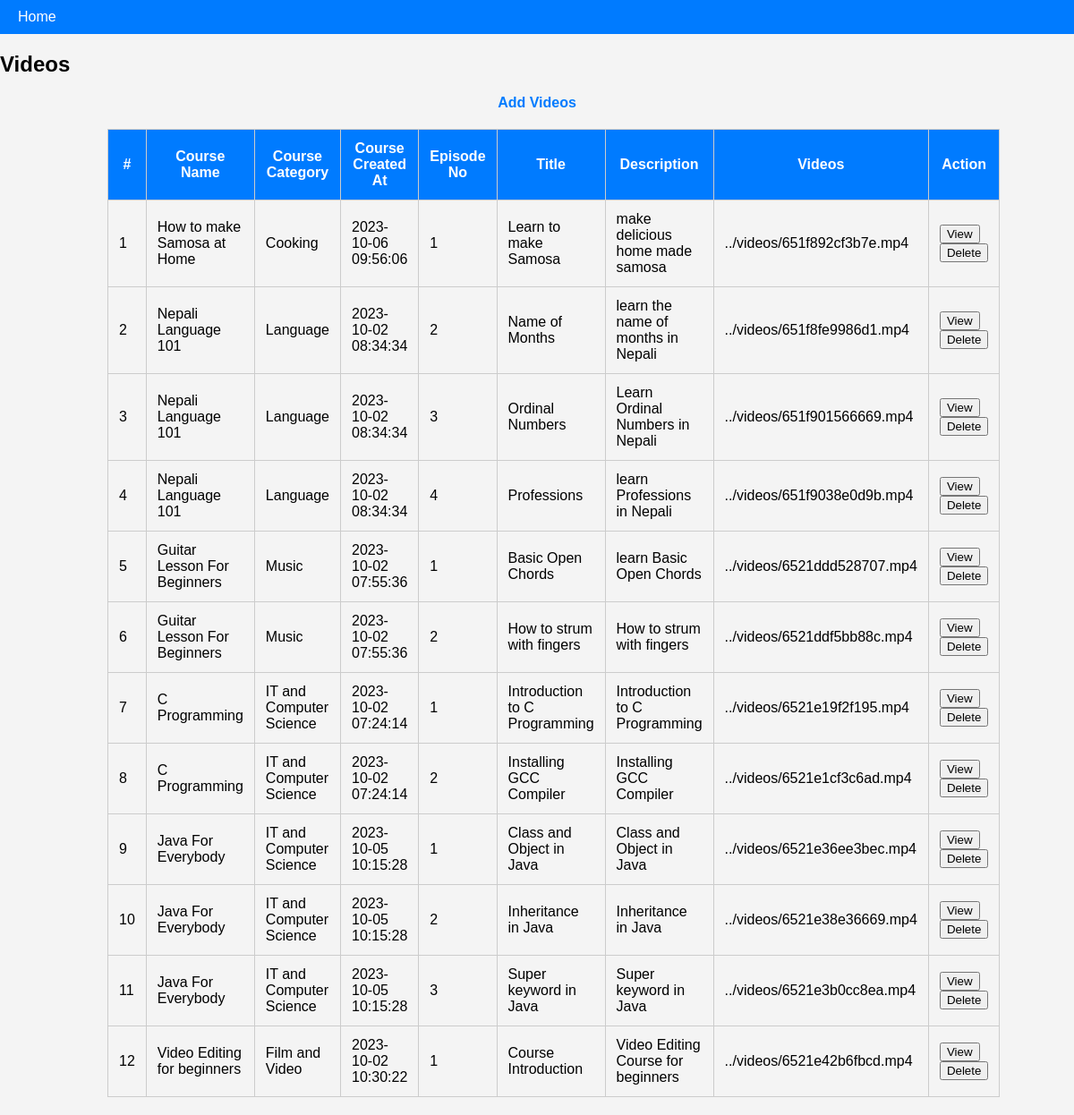
Page /admin/viewvideo.php (signed in) on the committed database.
### tables this page shows
CREATE TABLE `videos` (
  `video_id` int(11) NOT NULL,
  `video_file_path` varchar(255) NOT NULL,
  `created_at` datetime NOT NULL DEFAULT current_timestamp(),
  `course_id` int(11) NOT NULL,
  `title` varchar(255) NOT NULL,
  `description` text NOT NULL,
  `episode_no` int(11) NOT NULL
);

CREATE TABLE `courses` (
  `course_id` int(11) NOT NULL,
  `course_name` varchar(255) NOT NULL,
  `course_category` varchar(255) NOT NULL,
  `course_created` datetime NOT NULL DEFAULT current_timestamp(),
  `course_description` text NOT NULL,
  `no_of _videos` int(11) NOT NULL DEFAULT 1,
  `thumbnail` text NOT NULL
);

### admin/viewvideo.php (the view, shortened to what this page needs)
<?php
    $connection= new mysqli("localhost","root","","sva");
?>
<!DOCTYPE html>
<html lang="en">
<head>
</head>
<body>
  </head>
  <body>
    <div class="header">
      <a href="home.php">Home</a>
    </div>
    <main>
        <h2 class="display-6 text-center mb-4">Videos</h2>
        <a href="video.php" class="add-link">Add Videos</a>
        <div class="table-responsive">
            <table class="table text-center">
                <thead>
                    <tr>
                        <th style="width: 10%;">#</th>
                        <th style="width: 25%;">Course Name</th>
                        <th style="width: 22%;">Course Category</th>
                        <th style="width: 22%;">Course Created At</th>
                        <th style="width: 22%;">Episode No</th>
                        <th style="width: 22%;">Title</th>
                        <th style="width: 22%;">Description</th>
                        <th style="width: 22%;">Videos</th>
                        <th style="width: 30%;">Action</th>
                    </tr>
                </thead>
                <tbody>
                <?php
$sql = "SELECT * FROM courses c NATURAL JOIN videos v LIMIT 0, 25;";
$i = 1;
if ($result = $connection->query($sql)) {
    while ($row = $result->fetch_assoc()) {
        echo "
            <tr>
                <td>".$i++."</td>
                <td>".$row['course_name']."</td>
                <td>".$row['course_category']."</td>
                <td>".$row['course_created']."</td>
                <td>".$row['episode_no']."</td>
                <td>".$row['title']."</td>
                <td>".$row['description']."</td>
                <td>
                    <p>".$row['video_file_path']."</p>
                </td>
                <td>
                    <form action='updatevideos.php' method='post'>
                        <input type='hidden' value='".$row['video_id']."' name='video_update'>
                        <input type='submit' value='View' name='update'>
                    </form>
                    <form action='deletevideos.php' method='post'>
                        <input type='hidden' value='".$row['video_id']."' name='video_delete'>
                        <input type='submit' value='Delete' name='delete'>
                    </form>
                </td>
            </tr>
        ";
    }
}
?>
                </tbody>
            </table>
        </div>
    </main>
</body>
</html>

### admin/viewvideo.php (style rules this page uses)
body { font-family: Arial, sans-serif; background-color: #f4f4f4; margin: 0; padding: 0; }
.header { background-color: #007bff; color: #fff; display: flex; justify-content: space-between; padding: 10px 20px; }
.header a { color: #fff; text-decoration: none; }
.add-link { display: block; text-align: center; margin-bottom: 15px; text-decoration: none; color: #007bff; font-weight: bold; }
.table-responsive { width: 80%; margin: 20px auto; }
.table { width: 100%; border-collapse: collapse; margin-top: 20px; }
.table th, .table td { padding: 12px; border: 1px solid #ccc; }
.table th { background-color: #007bff; color: #fff; }

### rows in the picture
videos: course.course_name "How to make Samosa at Home", course.course_category "Cooking", course.course_created "2023-10-06 09:56:06", episode_no "1", title "Learn to make Samosa", description "make delicious home made samosa", video_file_path "../videos/651f892cf3b7e.mp4"
videos: course.course_name "Nepali Language 101", course.course_category "Language", course.course_created "2023-10-02 08:34:34", episode_no "2", title "Name of Months", description "learn the name of months in Nepali", video_file_path "../videos/651f8fe9986d1.mp4"
videos: course.course_name "Nepali Language 101", course.course_category "Language", course.course_created "2023-10-02 08:34:34", episode_no "3", title "Ordinal Numbers", description "Learn Ordinal Numbers in Nepali", video_file_path "../videos/651f901566669.mp4"
videos: course.course_name "Nepali Language 101", course.course_category "Language", course.course_created "2023-10-02 08:34:34", episode_no "4", title "Professions", description "learn Professions in Nepali", video_file_path "../videos/651f9038e0d9b.mp4"
videos: course.course_name "Guitar Lesson For Beginners", course.course_category "Music", course.course_created "2023-10-02 07:55:36", episode_no "1", title "Basic Open Chords", description "learn Basic Open Chords", video_file_path "../videos/6521ddd528707.mp4"
videos: course.course_name "Guitar Lesson For Beginners", course.course_category "Music", course.course_created "2023-10-02 07:55:36", episode_no "2", title "How to strum with fingers", description "How to strum with fingers", video_file_path "../videos/6521ddf5bb88c.mp4"
videos: course.course_name "C Programming", course.course_category "IT and Computer Science", course.course_created "2023-10-02 07:24:14", episode_no "1", title "Introduction to C Programming", description "Introduction to C Programming", video_file_path "../videos/6521e19f2f195.mp4"
videos: course.course_name "C Programming", course.course_category "IT and Computer Science", course.course_created "2023-10-02 07:24:14", episode_no "2", title "Installing GCC Compiler", description "Installing GCC Compiler", video_file_path "../videos/6521e1cf3c6ad.mp4"
videos: course.course_name "Java For Everybody", course.course_category "IT and Computer Science", course.course_created "2023-10-05 10:15:28", episode_no "1", title "Class and Object in Java", description "Class and Object in Java", video_file_path "../videos/6521e36ee3bec.mp4"
videos: course.course_name "Java For Everybody", course.course_category "IT and Computer Science", course.course_created "2023-10-05 10:15:28", episode_no "2", title "Inheritance in Java", description "Inheritance in Java", video_file_path "../videos/6521e38e36669.mp4"
videos: course.course_name "Java For Everybody", course.course_category "IT and Computer Science", course.course_created "2023-10-05 10:15:28", episode_no "3", title "Super keyword in Java", description "Super keyword in Java", video_file_path "../videos/6521e3b0cc8ea.mp4"
videos: course.course_name "Video Editing for beginners", course.course_category "Film and Video", course.course_created "2023-10-02 10:30:22", episode_no "1", title "Course Introduction", description "Video Editing Course for beginners", video_file_path "../videos/6521e42b6fbcd.mp4"
